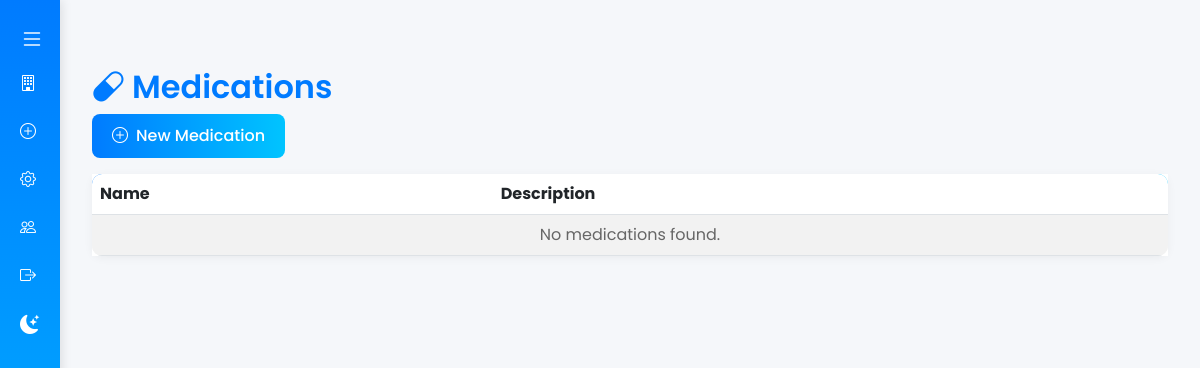
Before: /patients/medications/ (signed in) with the older database file.
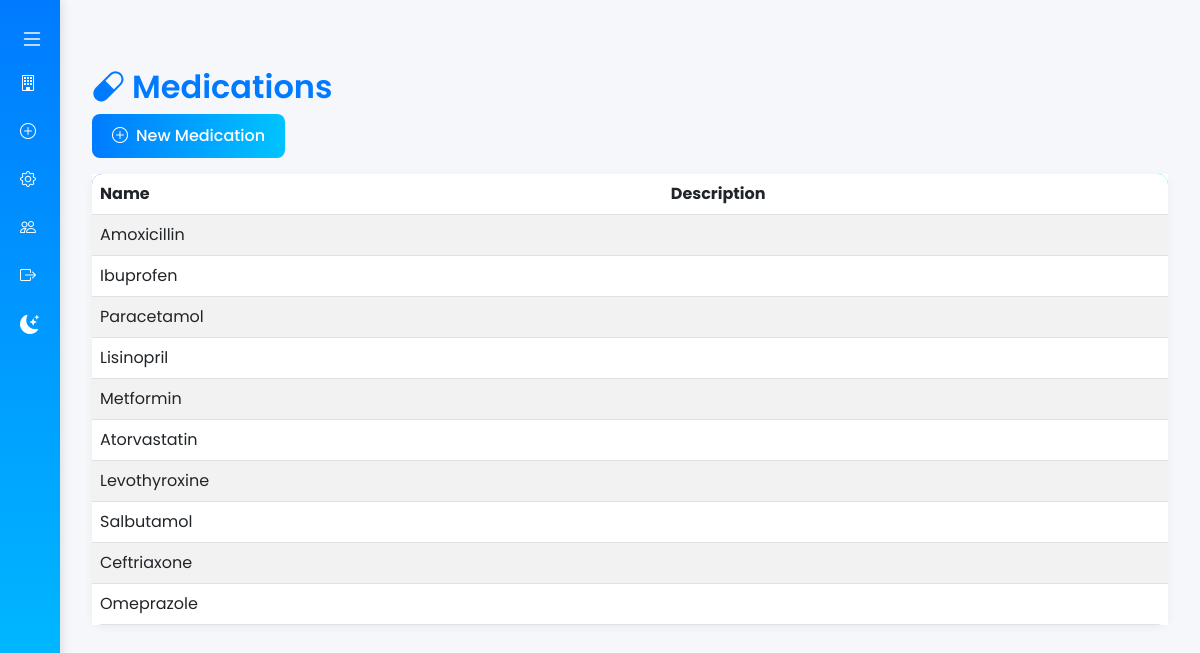
After: the same page with the newer database file.
### manager/models.py (models this page shows, shortened)
class Medication(models.Model):
    name           = models.CharField(max_length=200)
    form           = models.CharField(max_length=100)
    quantity       = models.PositiveIntegerField()
    price          = models.DecimalField(max_digits=8, decimal_places=2)
    barcode        = models.CharField(max_length=64, unique=True, null=True, blank=True)
    default_dosage = models.CharField(
        max_length=100,
        blank=True,
        null=True,
        help_text="Suggested dosage to auto-populate"
    )

### manager/views.py (the view)
# urls.py: path("medications/",      MedicationListView.as_view(), name="medication_list"),
class MedicationListView(LoginRequiredMixin, HospitalmanagerRequiredMixin, ListView):
    model = Medication
    template_name = 'medications/medication_list.html'
    context_object_name = 'medications'

### manager/views.py (called while the page is built)
    def test_func(self):
        return (
            self.request.user.is_authenticated and
            (self.request.user.role == "hospital_manager" or self.request.user.is_superuser)
        )

### templates/medications/medication_list.html (shortened to what this page needs)
{% extends "base.html" %}
{% block content %}
<div class="container mt-5">
    <h2><i class="bi bi-capsule me-2"></i>Medications</h2>
    <a href="{% url 'manager:medication_create' %}" class="btn btn-primary mb-3"><i class="bi bi-plus-circle me-2"></i>New Medication</a>
    <div class="card">
        <div class="card-body p-0">
            <table class="table table-striped mb-0">
                <thead>
                    <tr>
                        <th>Name</th>
                        <th>Description</th>
                    </tr>
                </thead>
                <tbody>
                    {% for medication in medications %}
                    <tr>
                        <td>{{ medication.name }}</td>
                        <td>{{ medication.description }}</td>
                    </tr>
                    {% empty %}
                    <tr><td colspan="2" class="text-center">No medications found.</td></tr>
                    {% endfor %}
                </tbody>
            </table>
        </div>
    </div>
</div>
{% endblock %}

Changed rows visible on the page:
added Medication: name "Amoxicillin"
added Medication: name "Ibuprofen"
added Medication: name "Paracetamol"
added Medication: name "Lisinopril"
added Medication: name "Metformin"
added Medication: name "Atorvastatin"
added Medication: name "Levothyroxine"
added Medication: name "Salbutamol"
added Medication: name "Ceftriaxone"
added Medication: name "Omeprazole"
Other visible differences:
text no longer shown: "No medications found."
